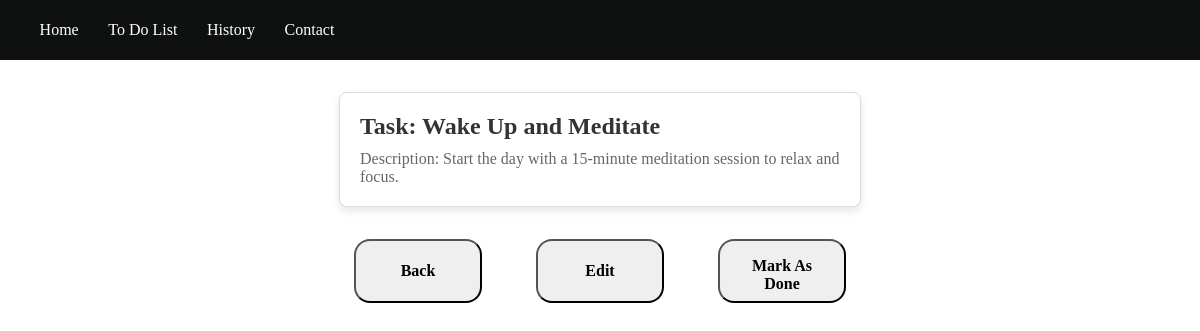
/one/1, run on the app's committed database.
### tdl/models.py (models this page shows, shortened)
class Tasks(models.Model):
    task = models.CharField(max_length=32)
    description = models.CharField(max_length=1024)

### tdl/views.py (the view)
# urls.py: path('one/<int:pk>',views.display,name='display'),
def display(request,pk):
    data1 = Tasks.objects.get(id=pk)
    if request.method == "POST":
        b = History.objects.create(htask = data1.task, hdescription = data1.description)
        data1.delete()
        return redirect("index")
    context = {
        'data1':data1
    }
    return render(request,'display.html',context)

### tdl/templates/display.html (shortened to what this page needs)
<!DOCTYPE html>
{% load static %}
<html lang="en">
<head>
    <link rel="stylesheet" href="{% static 'css/display.css' %}">
</head>
<body>
    {% include 'nav.html' %}
    <section class="card-container">
        <div class="card">
            <h2>Task: {{data1.task}}</h2>
            <p>Description: {{data1.description}}</p>
        </div>
        <div class="button">
            <div class="button-con">
                <button type="submit">
                    <div class="links">
                        <a href="{% url 'index' %}">
                            Back
                        </a>
                    </div>
                </button>
            </div>
            <div class="button-con">
                <button type="submit">
                    <div class="links">
                        <a href="{% url 'edit' data1.id %}">
                            Edit
                        </a>
                    </div>
                </button>
            </div>
            <div class="button-con delete">
                    <div class="links">
                        <form action="" method="POST">
                                <button type="submit">
                                    Mark As Done
                                </button>
                        </form>
                    </div>
            </div>
        </div>
    </section>
</body>
</html>

### static/css/display.css (style rules this page uses)
* { margin: 0; padding: 0; font-family: Georgia, 'Times New Roman', Times, serif; border: border-box; }
a { color: #ffffff; text-decoration: none; }
.card-container { display: flex; justify-content: center; align-items: center; flex-direction: column; width: 100%; height: 100%; }
.card { background: white; border: 1px solid #ddd; border-radius: 8px; padding: 20px; width: 300px; box-shadow: 0 4px 8px rgba(0, 0, 0, 0.1); transition: transform 0.3s, box-shadow 0.3s; margin-top: 2rem; width: 40%; height: fit-content; }
.card h2 { font-size: 1.5rem; margin-bottom: 10px; color: #333; }
.card p { font-size: 1rem; color: #666; }
.button { display: flex; justify-content: space-evenly; align-items: center; width: 50%; margin-top: 2rem; }
.button-con button { padding: 1rem; border-radius: 1rem; width: 8rem; height: 4rem; }
.links a { text-decoration: none; color: #000; }
button { font-size: 1rem; font-weight: bold; }

### data on the page
Tasks: task "Wake Up and Meditate", description "Start the day with a 15-minute meditation session to relax and focus."
